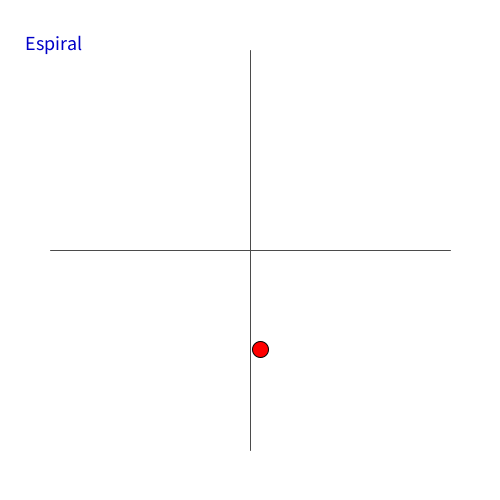
Frame 1 (no input)
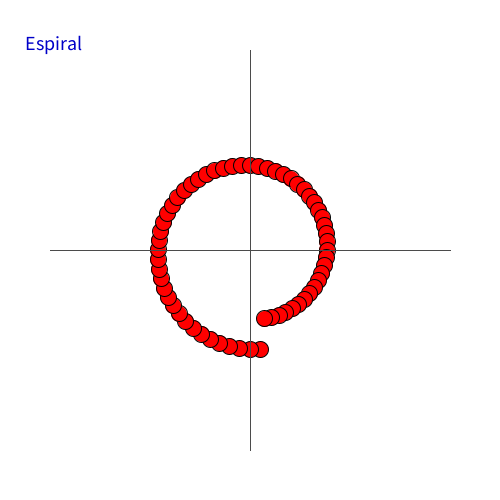
Frame 60 (the mouse pressed at the canvas centre just before this capture)
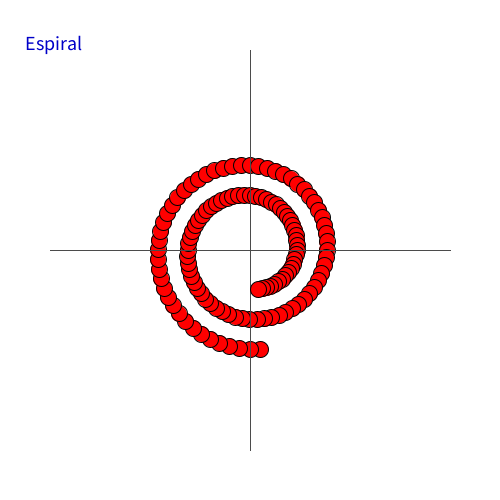
Frame 120 (the mouse held since frame 60 and released just before this capture)

The Processing sketch that drew these frames (run headless with seeded random() and noise(); from frame 60 on, the mouse is pressed at the canvas centre):

// Processing sketch: processing_186410
// ── processing_186410.pde

Mover mover;

void setup() {
  size(500,500);
  mover = new Mover();
  background(255);
  
  fill(0,0,200);
  textSize(20);
  text("Espiral",25,50);
}

void draw() {
  
  stroke(75);
  fill(255);
  line(50,250,450,250);
  line(250,50,250,450);
  
  mover.update();
  mover.display(); 
}

class Mover {

  PVector pos;
  float dt = 1/60.0;
  float T = 1;                       //Una vuelta por segundo
  float r = 100.0;
  float angle = TWO_PI*dt/T;
  
  Mover() {
    pos = new PVector(0, 0);
  }

  void update() {
    if (r > 0){    
      pos.x = r*sin(angle);
      pos.y = r*cos(angle);
      
      // Le vamos restando el mismo ángulo para que vaya en el sentido de las agujas del reloj
      // Y le vamos quitando radio para que sea una espiral
      angle -= TWO_PI*dt/T;
      r-=0.5;
    } 
  }
  
  void display() {
    stroke(0);
    fill(255,0,0);
    translate(pos.x,pos.y);
    ellipse(width/2,height/2,16,16);
  }
}
